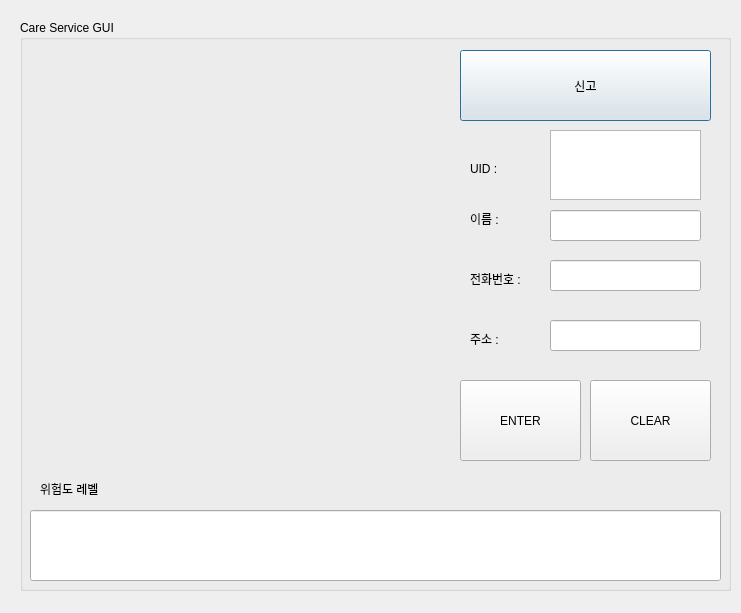
<?xml version="1.0" encoding="UTF-8"?>
<ui version="4.0">
 <class>Dialog</class>
 <widget class="QDialog" name="Dialog">
  <property name="geometry">
   <rect>
    <x>0</x>
    <y>0</y>
    <width>741</width>
    <height>613</height>
   </rect>
  </property>
  <property name="windowTitle">
   <string>Dialog</string>
  </property>
  <widget class="QGroupBox" name="groupBox">
   <property name="geometry">
    <rect>
     <x>20</x>
     <y>20</y>
     <width>711</width>
     <height>571</height>
    </rect>
   </property>
   <property name="title">
    <string>Care Service GUI</string>
   </property>
   <widget class="QLabel" name="pic">
    <property name="geometry">
     <rect>
      <x>10</x>
      <y>30</y>
      <width>401</width>
      <height>381</height>
     </rect>
    </property>
    <property name="text">
     <string/>
    </property>
   </widget>
   <widget class="QPushButton" name="btn_call">
    <property name="geometry">
     <rect>
      <x>440</x>
      <y>30</y>
      <width>251</width>
      <height>71</height>
     </rect>
    </property>
    <property name="text">
     <string>신고</string>
    </property>
   </widget>
   <widget class="QLineEdit" name="dangerLevel">
    <property name="geometry">
     <rect>
      <x>10</x>
      <y>490</y>
      <width>691</width>
      <height>71</height>
     </rect>
    </property>
   </widget>
   <widget class="QLineEdit" name="nameEdit">
    <property name="geometry">
     <rect>
      <x>530</x>
      <y>190</y>
      <width>151</width>
      <height>31</height>
     </rect>
    </property>
    <property name="alignment">
     <set>Qt::AlignCenter</set>
    </property>
   </widget>
   <widget class="QLabel" name="label">
    <property name="geometry">
     <rect>
      <x>450</x>
      <y>190</y>
      <width>67</width>
      <height>17</height>
     </rect>
    </property>
    <property name="text">
     <string>이름 :</string>
    </property>
   </widget>
   <widget class="QLabel" name="label_2">
    <property name="geometry">
     <rect>
      <x>450</x>
      <y>250</y>
      <width>67</width>
      <height>17</height>
     </rect>
    </property>
    <property name="text">
     <string>전화번호 :</string>
    </property>
   </widget>
   <widget class="QLineEdit" name="phoneEdit">
    <property name="geometry">
     <rect>
      <x>530</x>
      <y>240</y>
      <width>151</width>
      <height>31</height>
     </rect>
    </property>
    <property name="alignment">
     <set>Qt::AlignCenter</set>
    </property>
   </widget>
   <widget class="QLabel" name="label_3">
    <property name="geometry">
     <rect>
      <x>450</x>
      <y>310</y>
      <width>67</width>
      <height>17</height>
     </rect>
    </property>
    <property name="text">
     <string>주소 :</string>
    </property>
   </widget>
   <widget class="QLineEdit" name="addEdit">
    <property name="geometry">
     <rect>
      <x>530</x>
      <y>300</y>
      <width>151</width>
      <height>31</height>
     </rect>
    </property>
    <property name="alignment">
     <set>Qt::AlignCenter</set>
    </property>
   </widget>
   <widget class="QPushButton" name="btn_enter">
    <property name="geometry">
     <rect>
      <x>440</x>
      <y>360</y>
      <width>121</width>
      <height>81</height>
     </rect>
    </property>
    <property name="text">
     <string>ENTER</string>
    </property>
   </widget>
   <widget class="QLabel" name="label_4">
    <property name="geometry">
     <rect>
      <x>20</x>
      <y>460</y>
      <width>81</width>
      <height>17</height>
     </rect>
    </property>
    <property name="text">
     <string>위험도 레벨</string>
    </property>
   </widget>
   <widget class="QLabel" name="label_5">
    <property name="geometry">
     <rect>
      <x>450</x>
      <y>140</y>
      <width>67</width>
      <height>17</height>
     </rect>
    </property>
    <property name="text">
     <string>UID :</string>
    </property>
   </widget>
   <widget class="QPushButton" name="btn_clear">
    <property name="geometry">
     <rect>
      <x>570</x>
      <y>360</y>
      <width>121</width>
      <height>81</height>
     </rect>
    </property>
    <property name="text">
     <string>CLEAR</string>
    </property>
   </widget>
   <widget class="QTextEdit" name="text_edit">
    <property name="geometry">
     <rect>
      <x>530</x>
      <y>110</y>
      <width>151</width>
      <height>70</height>
     </rect>
    </property>
    <property name="readOnly">
     <bool>true</bool>
    </property>
   </widget>
  </widget>
 </widget>
 <resources/>
 <connections/>
</ui>
